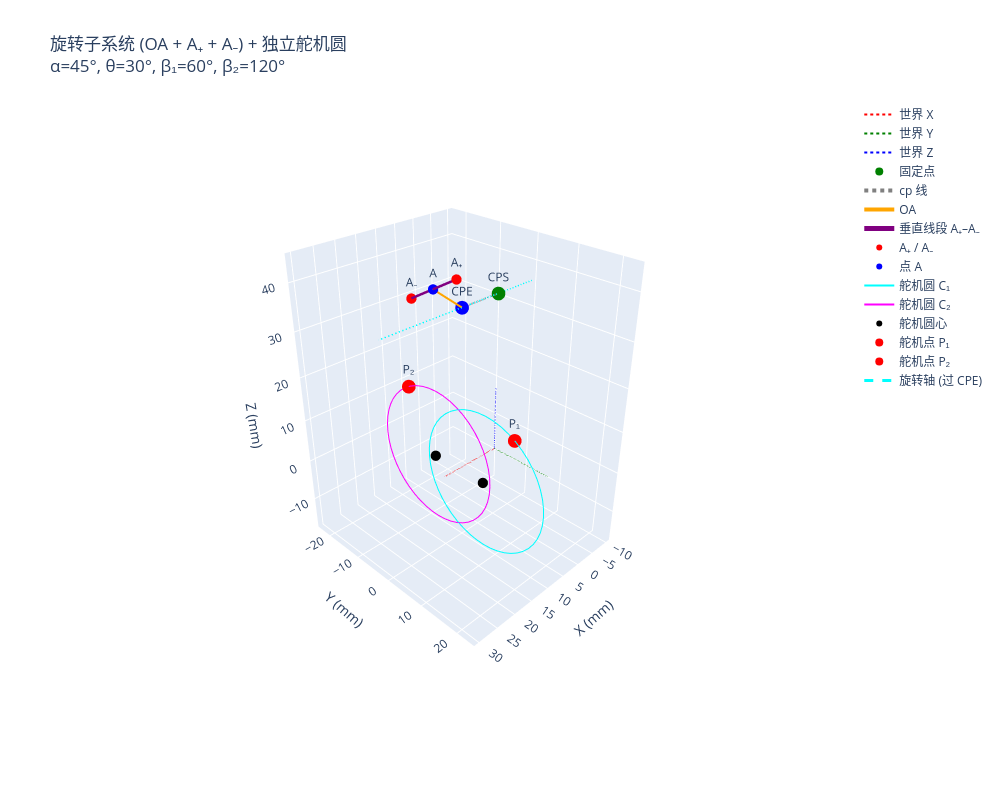

Notebook cell for this chart:
### Code cell
import numpy as np
import plotly.graph_objects as go

# ============================================================
# 系统参数
# ============================================================

# 世界坐标系中的固定点
z0 = 36.0
L_cp = 10.0
CPS = np.array([0.0, 0.0, z0])
CPE = np.array([L_cp, 0.0, z0])

# rotate-sub-system 内部参数
L_A = 7.0         # OA 长度
L_B = 14.0        # 垂直线段长度（A₊ 到 A₋）
alpha_deg = 45    # OA 与局部 +Z 夹角
theta_deg = 30    # 整体旋转角

# 舵机圆参数（世界坐标，独立于旋转子系统）
x_e = 11.0         # 圆心 X 坐标
y_e = 7.0         # 圆心 Y 坐标（对称）
z_e = 0.0         # 圆心 Z 坐标
R = 16.0           # 圆半径
beta1_deg = 60    # 圆 C₁ 上的角度
beta2_deg = 120   # 圆 C₂ 上的角度

alpha = np.deg2rad(alpha_deg)
theta = np.deg2rad(theta_deg)
beta1 = np.deg2rad(beta1_deg)
beta2 = np.deg2rad(beta2_deg)

# ============================================================
# 辅助函数
# ============================================================

def rot_x_matrix(angle_rad):
    c = np.cos(angle_rad)
    s = np.sin(angle_rad)
    return np.array([
        [1, 0, 0],
        [0, c, -s],
        [0, s, c]
    ])

def transform_to_world(points_local):
    """将局部坐标点（相对于 CPE）变换到世界坐标"""
    Rmat = rot_x_matrix(theta)
    points_world = np.zeros_like(points_local)
    for i, p in enumerate(points_local):
        points_world[i] = CPE + Rmat @ p
    return points_world

def generate_circle_points(center, R, num_points=50):
    """生成圆上的点（世界坐标），圆平行于 zy 平面"""
    phi = np.linspace(0, 2*np.pi, num_points)
    points = np.array([
        center + np.array([0, R*np.cos(phi_i), R*np.sin(phi_i)])
        for phi_i in phi
    ])
    return points

# ============================================================
# 1. 旋转子系统（OA + A₊ + A₋）
# ============================================================

# 点 A（局部）
xA = L_A * np.sin(alpha)
zA = L_A * np.cos(alpha)
A_local = np.array([xA, 0.0, zA])

# 垂直线段端点 A₊ 和 A₋（局部）
half_LB = L_B / 2.0
A_plus_local  = np.array([xA,  half_LB, zA])   # A₊
A_minus_local = np.array([xA, -half_LB, zA])   # A₋

# 变换到世界坐标
A_world, A_plus_world, A_minus_world = transform_to_world(
    np.array([A_local, A_plus_local, A_minus_local])
)

# ============================================================
# 2. 舵机圆（独立于旋转子系统，世界坐标固定）
# ============================================================

# 圆心
C1 = np.array([x_e,  y_e, z_e])
C2 = np.array([x_e, -y_e, z_e])

# 圆上的点
P1 = C1 + np.array([0, R*np.cos(beta1), R*np.sin(beta1)])
P2 = C2 + np.array([0, R*np.cos(beta2), R*np.sin(beta2)])

# 完整的圆（用于可视化）
circle1_points = generate_circle_points(C1, R)
circle2_points = generate_circle_points(C2, R)

# ============================================================
# 3. 构建 Plotly 图形
# ============================================================

fig = go.Figure()

# ---- 世界坐标轴（虚线） ----
world_axis_ends = np.array([[15,0,0], [0,15,0], [0,0,15]])
colors = ['red', 'green', 'blue']
labels = ['世界 X', '世界 Y', '世界 Z']
for i, end in enumerate(world_axis_ends):
    fig.add_trace(go.Scatter3d(
        x=[0, end[0]], y=[0, end[1]], z=[0, end[2]],
        mode='lines', line=dict(color=colors[i], width=2, dash='dot'),
        name=labels[i]
    ))

# ---- CPS / CPE ----
fig.add_trace(go.Scatter3d(
    x=[CPS[0], CPE[0]], y=[CPS[1], CPE[1]], z=[CPS[2], CPE[2]],
    mode='markers+text', marker=dict(size=8, color=['green','blue']),
    text=['CPS', 'CPE'], textposition='top center', name='固定点'
))

# ---- cp 线 ----
fig.add_trace(go.Scatter3d(
    x=[CPS[0], CPE[0]], y=[CPS[1], CPE[1]], z=[CPS[2], CPE[2]],
    mode='lines', line=dict(color='gray', width=4, dash='dot'), name='cp 线'
))

# ---- OA 线段（CPE → A） ----
fig.add_trace(go.Scatter3d(
    x=[CPE[0], A_world[0]], y=[CPE[1], A_world[1]], z=[CPE[2], A_world[2]],
    mode='lines', line=dict(color='orange', width=4), name='OA'
))

# ---- 垂直线段（A₊ 到 A₋） ----
fig.add_trace(go.Scatter3d(
    x=[A_plus_world[0], A_minus_world[0]],
    y=[A_plus_world[1], A_minus_world[1]],
    z=[A_plus_world[2], A_minus_world[2]],
    mode='lines', line=dict(color='purple', width=5), name='垂直线段 A₊–A₋'
))

# ---- 点 A₊ 和 A₋ 的标记 ----
fig.add_trace(go.Scatter3d(
    x=[A_plus_world[0], A_minus_world[0]],
    y=[A_plus_world[1], A_minus_world[1]],
    z=[A_plus_world[2], A_minus_world[2]],
    mode='markers+text', marker=dict(size=6, color=['red','red']),
    text=['A₊', 'A₋'], textposition='top center', name='A₊ / A₋'
))

# ---- 点 A 的标记 ----
fig.add_trace(go.Scatter3d(
    x=[A_world[0]], y=[A_world[1]], z=[A_world[2]],
    mode='markers+text', marker=dict(size=6, color='blue'),
    text=['A'], textposition='top center', name='点 A'
))

# ---- 舵机圆（线框） ----
fig.add_trace(go.Scatter3d(
    x=circle1_points[:,0], y=circle1_points[:,1], z=circle1_points[:,2],
    mode='lines', line=dict(color='cyan', width=2), name='舵机圆 C₁'
))
fig.add_trace(go.Scatter3d(
    x=circle2_points[:,0], y=circle2_points[:,1], z=circle2_points[:,2],
    mode='lines', line=dict(color='magenta', width=2), name='舵机圆 C₂'
))

# ---- 舵机圆心 ----
fig.add_trace(go.Scatter3d(
    x=[C1[0], C2[0]], y=[C1[1], C2[1]], z=[C1[2], C2[2]],
    mode='markers', marker=dict(size=6, color='black'), name='舵机圆心'
))

# ---- 舵机圆上的点（P₁, P₂） ----
fig.add_trace(go.Scatter3d(
    x=[P1[0]], y=[P1[1]], z=[P1[2]],
    mode='markers+text', marker=dict(size=8, color='red'),
    text=['P₁'], textposition='top center', name='舵机点 P₁'
))
fig.add_trace(go.Scatter3d(
    x=[P2[0]], y=[P2[1]], z=[P2[2]],
    mode='markers+text', marker=dict(size=8, color='red'),
    text=['P₂'], textposition='top center', name='舵机点 P₂'
))

# ---- 旋转轴（经过 CPE，沿 X 方向） ----
axis_len = 20
fig.add_trace(go.Scatter3d(
    x=[CPE[0]-axis_len, CPE[0]+axis_len],
    y=[CPE[1], CPE[1]],
    z=[CPE[2], CPE[2]],
    mode='lines', line=dict(color='cyan', width=3, dash='dash'), name='旋转轴 (过 CPE)'
))

# ============================================================
# 绘图设置
# ============================================================
fig.update_layout(
    title=f'旋转子系统 (OA + A₊ + A₋) + 独立舵机圆<br>'
          f'α={alpha_deg}°, θ={theta_deg}°, β₁={beta1_deg}°, β₂={beta2_deg}°',
    scene=dict(
        xaxis_title='X (mm)', yaxis_title='Y (mm)', zaxis_title='Z (mm)',
        aspectmode='data', camera=dict(eye=dict(x=1.8, y=1.8, z=1.5))
    ),
    width=1000, height=800, showlegend=True
)

fig.show()

# ============================================================
# 打印信息
# ============================================================
print("=" * 60)
print("旋转子系统（局部 → 世界，θ={}°）：".format(theta_deg))
print(f"  A   = {A_world}")
print(f"  A₊  = {A_plus_world}")
print(f"  A₋  = {A_minus_world}")
print("=" * 60)
print("舵机圆（世界固定，相对于 ZX 平面对称）：")
print(f"  圆心 C₁ = {C1}")
print(f"  圆心 C₂ = {C2}")
print(f"  P₁ (β₁={beta1_deg}°) = {P1}")
print(f"  P₂ (β₂={beta2_deg}°) = {P2}")
print("=" * 60)

### Figure 1 — Plotly figure (JSON) as saved in the notebook; plotly's stock layout.template omitted (floating-point values rounded to 4 significant figures)
{"data": [{"line": {"color": "red", "dash": "dot", "width": 2}, "mode": "lines", "name": "世界 X", "type": "scatter3d", "x": [0, 15], "y": [0, 0], "z": [0, 0]}, {"line": {"color": "green", "dash": "dot", "width": 2}, "mode": "lines", "name": "世界 Y", "type": "scatter3d", "x": [0, 0], "y": [0, 15], "z": [0, 0]}, {"line": {"color": "blue", "dash": "dot", "width": 2}, "mode": "lines", "name": "世界 Z", "type": "scatter3d", "x": [0, 0], "y": [0, 0], "z": [0, 15]}, {"marker": {"color": ["green", "blue"], "size": 8}, "mode": "markers+text", "name": "固定点", "text": ["CPS", "CPE"], "textposition": "top center", "type": "scatter3d", "x": [0, 10], "y": [0, 0], "z": [36, 36]}, {"line": {"color": "gray", "dash": "dot", "width": 4}, "mode": "lines", "name": "cp 线", "type": "scatter3d", "x": [0, 10], "y": [0, 0], "z": [36, 36]}, {"line": {"color": "orange", "width": 4}, "mode": "lines", "name": "OA", "type": "scatter3d", "x": [10, 14.95], "y": [0, -2.475], "z": [36, 40.29]}, {"line": {"color": "purple", "width": 5}, "mode": "lines", "name": "垂直线段 A₊–A₋", "type": "scatter3d", "x": [14.95, 14.95], "y": [3.587, -8.537], "z": [43.79, 36.79]}, {"marker": {"color": ["red", "red"], "size": 6}, "mode": "markers+text", "name": "A₊ / A₋", "text": ["A₊", "A₋"], "textposition": "top center", "type": "scatter3d", "x": [14.95, 14.95], "y": [3.587, -8.537], "z": [43.79, 36.79]}, {"marker": {"color": "blue", "size": 6}, "mode": "markers+text", "name": "点 A", "text": ["A"], "textposition": "top center", "type": "scatter3d", "x": [14.95], "y": [-2.475], "z": [40.29]}, {"line": {"color": "cyan", "width": 2}, "mode": "lines", "name": "舵机圆 C₁", "type": "scatter3d", "x": [11.0, 11.0, 11.0, 11.0, 11.0, 11.0, 11.0, 11.0, 11.0, 11.0, 11.0, 11.0, 11.0, 11.0, 11.0, 11.0, 11.0, 11.0, 11.0, 11.0, 11.0, 11.0, 11.0, 11.0, 11.0, 11.0, 11.0, 11.0, 11.0, 11.0, 11.0, 11.0, 11.0, 11.0, 11.0, 11.0, 11.0, 11.0, 11.0, 11.0, 11.0, 11.0, 11.0, 11.0, 11.0, 11.0, 11.0, 11.0, 11.0, 11.0], "y": [23.0, 22.87, 22.48, 21.83, 20.94, 19.82, 18.49, 16.98, 15.29, 13.48, 11.55, 9.554, 7.513, 5.464, 3.44, 1.474, -0.4006, -2.154, -3.757, -5.183, -6.409, -7.416, -8.185, -8.705, -8.967, -8.967, -8.705, -8.185, -7.416, -6.409, -5.183, -3.757, -2.154, -0.4006, 1.474, 3.44, 5.464, 7.513, 9.554, 11.55, 13.48, 15.29, 16.98, 18.49, 19.82, 20.94, 21.83, 22.48, 22.87, 23.0], "z": [0.0, 2.046, 4.058, 6.004, 7.851, 9.57, 11.13, 12.51, 13.68, 14.63, 15.34, 15.79, 15.99, 15.93, 15.6, 15.02, 14.19, 13.12, 11.84, 10.37, 8.729, 6.942, 5.042, 3.059, 1.025, -1.025, -3.059, -5.042, -6.942, -8.729, -10.37, -11.84, -13.12, -14.19, -15.02, -15.6, -15.93, -15.99, -15.79, -15.34, -14.63, -13.68, -12.51, -11.13, -9.57, -7.851, -6.004, -4.058, -2.046, -3.919e-15]}, {"line": {"color": "magenta", "width": 2}, "mode": "lines", "name": "舵机圆 C₂", "type": "scatter3d", "x": [11.0, 11.0, 11.0, 11.0, 11.0, 11.0, 11.0, 11.0, 11.0, 11.0, 11.0, 11.0, 11.0, 11.0, 11.0, 11.0, 11.0, 11.0, 11.0, 11.0, 11.0, 11.0, 11.0, 11.0, 11.0, 11.0, 11.0, 11.0, 11.0, 11.0, 11.0, 11.0, 11.0, 11.0, 11.0, 11.0, 11.0, 11.0, 11.0, 11.0, 11.0, 11.0, 11.0, 11.0, 11.0, 11.0, 11.0, 11.0, 11.0, 11.0], "y": [9.0, 8.869, 8.477, 7.831, 6.941, 5.823, 4.494, 2.976, 1.294, -0.5235, -2.448, -4.446, -6.487, -8.536, -10.56, -12.53, -14.4, -16.15, -17.76, -19.18, -20.41, -21.42, -22.18, -22.7, -22.97, -22.97, -22.7, -22.18, -21.42, -20.41, -19.18, -17.76, -16.15, -14.4, -12.53, -10.56, -8.536, -6.487, -4.446, -2.448, -0.5235, 1.294, 2.976, 4.494, 5.823, 6.941, 7.831, 8.477, 8.869, 9.0], "z": [0.0, 2.046, 4.058, 6.004, 7.851, 9.57, 11.13, 12.51, 13.68, 14.63, 15.34, 15.79, 15.99, 15.93, 15.6, 15.02, 14.19, 13.12, 11.84, 10.37, 8.729, 6.942, 5.042, 3.059, 1.025, -1.025, -3.059, -5.042, -6.942, -8.729, -10.37, -11.84, -13.12, -14.19, -15.02, -15.6, -15.93, -15.99, -15.79, -15.34, -14.63, -13.68, -12.51, -11.13, -9.57, -7.851, -6.004, -4.058, -2.046, -3.919e-15]}, {"marker": {"color": "black", "size": 6}, "mode": "markers", "name": "舵机圆心", "type": "scatter3d", "x": [11, 11], "y": [7, -7], "z": [0, 0]}, {"marker": {"color": "red", "size": 8}, "mode": "markers+text", "name": "舵机点 P₁", "text": ["P₁"], "textposition": "top center", "type": "scatter3d", "x": [11], "y": [15.0], "z": [13.86]}, {"marker": {"color": "red", "size": 8}, "mode": "markers+text", "name": "舵机点 P₂", "text": ["P₂"], "textposition": "top center", "type": "scatter3d", "x": [11], "y": [-15.0], "z": [13.86]}, {"line": {"color": "cyan", "dash": "dash", "width": 3}, "mode": "lines", "name": "旋转轴 (过 CPE)", "type": "scatter3d", "x": [-10, 30], "y": [0, 0], "z": [36, 36]}], "layout": {"height": 800, "scene": {"aspectmode": "data", "camera": {"eye": {"x": 1.8, "y": 1.8, "z": 1.5}}, "xaxis": {"title": {"text": "X (mm)"}}, "yaxis": {"title": {"text": "Y (mm)"}}, "zaxis": {"title": {"text": "Z (mm)"}}}, "showlegend": true, "title": {"text": "旋转子系统 (OA + A₊ + A₋) + 独立舵机圆<br>α=45°, θ=30°, β₁=60°, β₂=120°"}, "width": 1000}}
